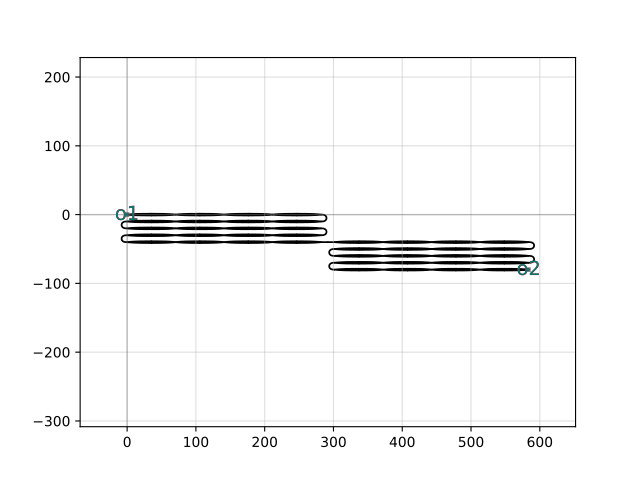

The script that drew this image:
import gdsfactory as gf

c = gf.components.cutback_component_mirror(cols=4, rows=5, radius=5.0, port1='o1', port2='o2', mirror=True)
c.plot()
